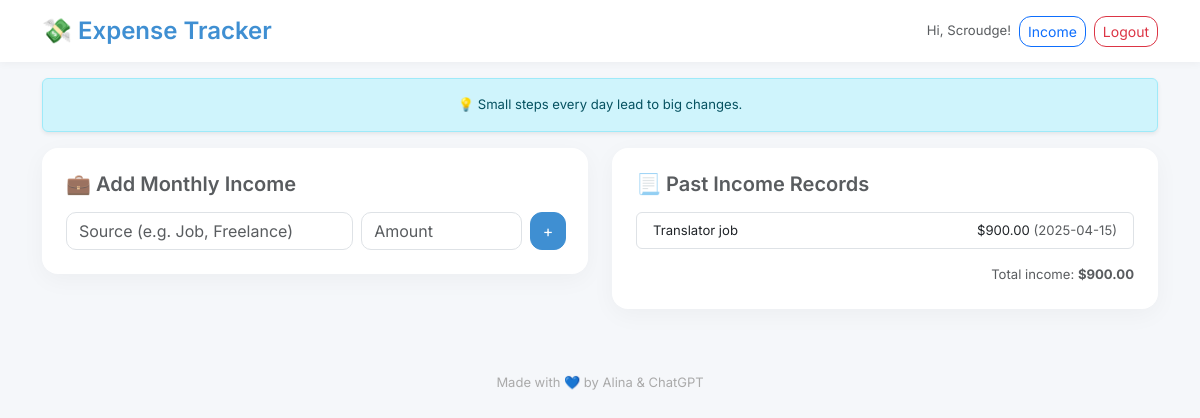
Screenshot of /income (signed in) with the database file from the repository.
### app.py (models this page shows)
class User(UserMixin, db.Model):
    id = db.Column(db.Integer, primary_key=True)
    username = db.Column(db.String(100), nullable=False, unique=True)
    email = db.Column(db.String(150), nullable=False, unique=True)
    password = db.Column(db.String(200), nullable=False)
    expenses = db.relationship('Expense', backref='owner', lazy=True)
    saving_goals = db.relationship('SavingGoal', backref='owner', lazy=True)
    incomes = db.relationship('Income', backref='owner', lazy=True)
    category_budgets = db.relationship('CategoryBudget', backref='owner', lazy=True)
    wealth_note = db.relationship('WealthNote', backref='owner', uselist=False)

class Income(db.Model):
    id = db.Column(db.Integer, primary_key=True)
    source = db.Column(db.String(100), nullable=False)
    amount = db.Column(db.Float, nullable=False)
    date = db.Column(db.DateTime, default=datetime.utcnow)
    user_id = db.Column(db.Integer, db.ForeignKey('user.id'), nullable=False)

### app.py (the view, shortened to what this page needs)
@app.route('/income', methods=['GET', 'POST'])
@login_required
def income():
    incomes = Income.query.filter_by(user_id=current_user.id).order_by(Income.date.desc()).all()
    total_income = sum(i.amount for i in incomes)
    return render_template('income.html', incomes=incomes, total_income=total_income)

### app.py (called while the page is built)
@login_manager.user_loader
def load_user(user_id):
    return User.query.get(int(user_id))

### templates/income.html
{% extends "base.html" %}
{% block content %}
<div class="row g-4">
    <div class="col-md-6">
        <div class="card p-4">
            <h5 class="text-muted mb-3">💼 Add Monthly Income</h5>
            <form method="POST" class="row g-2">
                <div class="col-md-7">
                    <input type="text" name="source" class="form-control" placeholder="Source (e.g. Job, Freelance)"
                        required>
                </div>
                <div class="col-md-4">
                    <input type="number" step="0.01" name="amount" class="form-control" placeholder="Amount" required>
                </div>
                <div class="col-md-1 d-grid">
                    <button type="submit" class="btn btn-primary">+</button>
                </div>
            </form>
        </div>
    </div>
    <div class="col-md-6">
        <div class="card p-4">
            <h5 class="text-muted mb-3">📃 Past Income Records</h5>
            <ul class="list-group small">
                {% for i in incomes %}
                <li class="list-group-item d-flex justify-content-between align-items-center">
                    <div>{{ i.source }}</div>
                    <div>${{ '%.2f' | format(i.amount) }} <span class="text-muted">({{ i.date.strftime('%Y-%m-%d')
                            }})</span></div>
                </li>
                {% endfor %}
            </ul>
            <div class="mt-3 text-end text-muted small">Total income: <strong>${{ '%.2f' | format(total_income)
                    }}</strong></div>
        </div>
    </div>
</div>
{% endblock %}

### templates/base.html (shortened to what this page needs)
<!doctype html>
<html lang="en">
<head>
  <link href="https://cdn.jsdelivr.net/npm/bootstrap@5.3.0/dist/css/bootstrap.min.css" rel="stylesheet">
</head>
<body>
  <nav class="navbar navbar-expand-lg mb-3">
    <div class="container">
      <a class="navbar-brand" href="{{ url_for('index') }}">💸 Expense Tracker</a>
      <div class="ms-auto d-flex gap-2">
        {% if current_user.is_authenticated %}
        <span class="text-muted align-self-center small">Hi, {{ current_user.username }}!</span>
        <a href="{{ url_for('income') }}" class="btn btn-outline-primary btn-sm">Income</a>
        <a href="{{ url_for('logout') }}" class="btn btn-outline-danger btn-sm">Logout</a>
        {% else %}
        <a href="{{ url_for('login') }}" class="btn btn-outline-primary btn-sm">Login</a>
        <a href="{{ url_for('register') }}" class="btn btn-primary btn-sm">Register</a>
        {% endif %}
      </div>
    </div>
  </nav>
  <div class="container fade-in">
    <div class="alert alert-info shadow-sm text-center small fade show" role="alert">
      <span id="dailyQuote">💡 Small steps every day lead to big changes.</span>
    </div>
  </div>
  <div class="container pb-5 fade-in">
    {% block content %}{% endblock %}
  </div>
  <footer>
    Made with 💙 by Alina & ChatGPT
  </footer>
</body>
</html>

### templates/base.html (style rules this page uses)
body { background-color: #f5f7fa; font-family: 'Inter', sans-serif; font-size: 15px; }
.navbar { background-color: #ffffff; box-shadow: 0 2px 8px rgba(0, 0, 0, 0.04); }
.navbar-brand { font-weight: 600; color: #3f8fd2; font-size: 1.5rem; }
.card { background-color: #ffffff; border: none; border-radius: 16px; box-shadow: 0 6px 24px rgba(0, 0, 0, 0.04); }
.form-control, .form-select { border-radius: 10px; transition: all 0.2s ease-in-out; }
.btn { border-radius: 12px; }
.btn-primary { background-color: #3f8fd2; border-color: #3f8fd2; }
h5, h6 { font-weight: 600; }
footer { font-size: 13px; color: #aaa; padding: 1rem 0; text-align: center; }
.fade-in { opacity: 0; transform: translateY(10px); animation: fadeInUp 0.6s ease forwards; }

### rows the page displays
User: username "Scroudge"
Income: source "Translator job", amount "900.00", date "2025-04-15"

### other values shown
{{ '%.2f' | format(total_income) }} "900.00"
